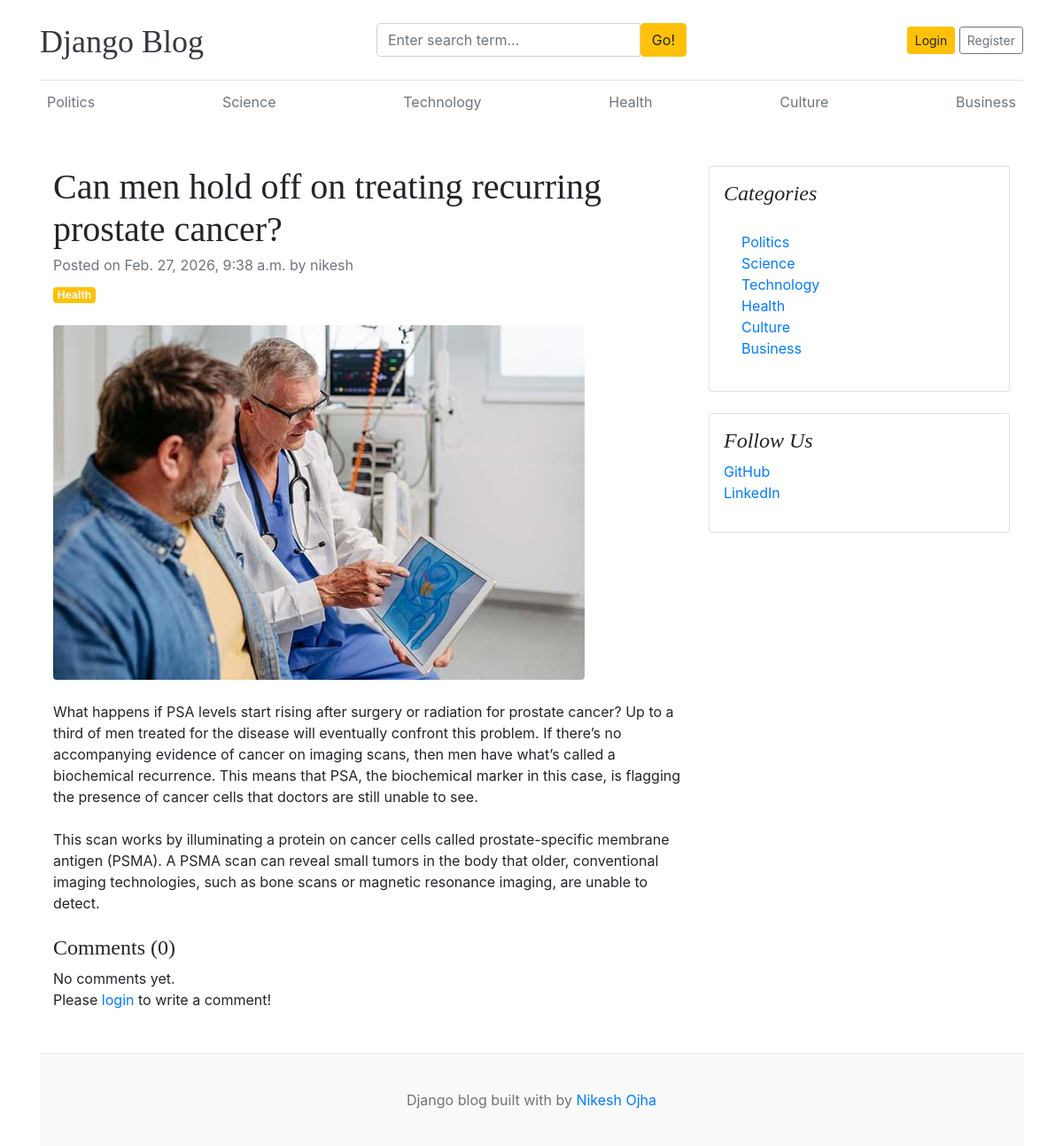
Page /blogs/can-men-hold-off-on-treating-recurring-prostate-cancer/ on the committed database.
### blogsapp/models.py (models this page shows, shortened)
class Category(models.Model):
    category_name = models.CharField(max_length=100, unique=True)
    created_at = models.DateTimeField(auto_now_add=True)
    updated_at = models.DateTimeField(auto_now=True)
    class Meta:
        verbose_name_plural = "categories"
    def __str__(self):
     return self.category_name

class Blog(models.Model):
        title = models.CharField(max_length=200)
        slug = models.SlugField(max_length=200, unique=True)
        category = models.ForeignKey(Category, on_delete=models.CASCADE)
        author = models.ForeignKey(User, on_delete=models.CASCADE)
        featured_image = models.ImageField(upload_to='uploads%Y/%m/%d/')
        short_description = models.TextField(max_length=500)
        blog_body = models.TextField(max_length=5000)
        status = models.CharField(max_length=20, choices=STATUS_CHOICES, default="Draft")
        is_featured = models.BooleanField(default=False)
        created_at = models.DateTimeField(auto_now_add=True)
        updated_at = models.DateTimeField(auto_now=True)

### ExtraFeatures/models.py (models this page shows, shortened)
class SocialLink(models.Model):
    platform = models.CharField(max_length=100)
    url = models.URLField()
    created_at = models.DateTimeField(auto_now_add=True)
    updated_at = models.DateTimeField(auto_now=True)
    class Meta:
        verbose_name_plural = 'Social Links'

### blogsapp/views.py (the view, shortened to what this page needs)
# urls.py: path('blogs/<slug:slug>/', Blogview.blogs, name='blogs'),
def blogs(request, slug):
    single_blog = get_object_or_404(Blog, slug=slug, status='Published')
    comments = Comment.objects.filter(blog=single_blog)
    comment_count = comments.count()
    context = {
        'single_blog': single_blog,
        'comments': comments,
        'comment_count': comment_count,
    }
    return render(request, 'blogs.html', context)

### blogsapp/context_processor.py (called while the page is built)
def get_categories(request):
    categories = Category.objects.all()
    return dict(categories=categories)

def get_social_links(request):
    social_links = SocialLink.objects.all()
    return dict(social_links=social_links)

### templates/blogs.html
{% extends 'base.html' %}
{% block content %}
<div class="container mt-5">
    <div class="row">
        <div class="col-lg-8">
            <article>
                <header class="mb-4">
                    <h1 class="fw-bolder mb-1">{{ single_blog.title }}</h1>
                    <div class="text-muted fst-italic mb-2">Posted on {{ single_blog.created_at }} by {{ single_blog.author }}</div>
                    <a class="badge bg-warning text-decoration-none text-light" href="#!">{{ single_blog.category }}</a>
                </header>
                <figure class="mb-4"><img class="img-fluid rounded" src="{{ single_blog.featured_image.url }}" alt="..." /></figure>
                <section class="mb-5">
                    <p class="fs-5 mb-4">{{ single_blog.short_description }}</p>
                    <p class="fs-5 mb-4">{{ single_blog.blog_body }}</p>
                    <h4>Comments ({{ comment_count }})</h4>
                    {% if comments %}
                        {% for comment in comments %}
                            <div class="card mt-1">
                                <div class="card-body">
                                    <p class="card-text mb-0">{{ comment }}</p>
                                    <span>
                                        <small>By {{ comment.user }}</small>
                                        <small>| {{ comment.created_at | timesince }} ago</small>
                                    </span>
                                </div>
                            </div>
                        {% endfor %}
                    {% else %}
                    No comments yet.
                    {% endif %}
                    <br>
                    <div class="form-group">
                        {% if user.is_authenticated %}
                        <form action="" method="POST">
                            {% csrf_token %}
                            <div class="form-group">
                                <textarea name="comment" class="form-control" placeholder="Write your comment"></textarea>
                                <input type="submit" value="Submit" class="btn btn-primary mt-2">
                            </div>
                        </form>
                        {% else %}
                        <p>Please <span><a href="{% url 'login' %}">login</a></span> to write a comment!</p>
                        {% endif %}
                    </div>
                </section>
            </article>
        </div>
        <div class="col-lg-4">
            <div class="card mb-4 p-3">
                <h4 class="font-italic">Categories</h4>
                <div class="card-body">
                    <div class="row">
                        <div class="col-sm-6">
                            <ul class="list-unstyled mb-0">
                                {% for cat in categories %}
                                <li><a href="{% url 'posts_by_category' cat.id %}">{{ cat.category_name }}</a></li>
                                {% endfor %}
                            </ul>
                        </div>
                    </div>
                </div>
            </div>
            {% if social_links %}
            <div class="card mb-4 p-3">
                <h4 class="font-italic">Follow Us</h4>
                <ol class="list-unstyled">
                    {% for i in social_links %}
                    <li><a href="{{ i.link }}" target="_blank">{{ i.platform }}</a></li>
                    {% endfor %}
                </ol>
            </div>
            {% endif %}
        </div>
    </div>
</div>
{% endblock %}

### templates/base.html (shortened to what this page needs)
{% load static %}
<!DOCTYPE html>
<html lang="en">
<head>
    <link href="https://getbootstrap.com/docs/4.0/dist/css/bootstrap.min.css" rel="stylesheet">
    <link href="{% static 'css/blog.css' %}" rel="stylesheet">
    <link rel="stylesheet" href="https://cdnjs.cloudflare.com/ajax/libs/font-awesome/4.7.0/css/font-awesome.min.css">
  </head>
<body>
    <div class="container">
      <header class="blog-header py-3">
        <div class="row flex-nowrap justify-content-between align-items-center">
          <div class="col-4 pt-1">
            <a class="blog-header-logo text-dark" href="/">Django Blog</a>
          </div>
          <div class="col-4">
            <form action="{% url 'search' %}" method="GET">
                 <div class="input-group">
                        <input class="form-control" type="text" name="keyword" value="{{ keyword }}" placeholder="Enter search term..." aria-label="Enter search term..." aria-describedby="button-search" />
                        <button type="submit" class="btn btn-warning" id="button-search" type="button">Go!</button>
                    </div>
              </form>
            </div>
          <div class="col-4 d-flex justify-content-end align-items-center">
            {% if not user.is_authenticated  %}
            <a class="btn btn-sm btn-warning" href= {% url "login" %}>Login</a> &nbsp;
            <a class="btn btn-sm btn-outline-secondary" href="{% url 'register' %}">Register</a>
            {% else %}
          <span><a href="{% url 'dashboard' %}">Dashboard</a></span>
            &emsp;
          <span><a href="{% url 'logout'%}">Logout</a></span>
             {% endif %}
          </div>
        </div>
      </header>
      <div class="nav-scroller py-1 mb-2">
        <nav class="nav d-flex justify-content-between">
          {% for cat in categories %}
          <a class="p-2 text-muted" href="{% url 'posts_by_category' cat.id %}">{{ cat.category_name }}</a>
          {% endfor %}
        </nav>
      </div>
{% block content %}
{% endblock %}
<footer class="blog-footer">
  <p>Django blog built with by <a href="#">Nikesh Ojha</a></p>
</footer>
</body>
</html>

### blogproject/static/css/blog.css (style rules this page uses)
.blog-header { border-bottom: 1px solid #e5e5e5; }
.blog-header-logo { font-family: "Playfair Display", Georgia, "Times New Roman", serif; font-size: 2.25rem; }
h1, h2, h3, h4, h5, h6 { font-family: "Playfair Display", Georgia, "Times New Roman", serif; }
.blog-footer { padding: 2.5rem 0; color: #727272; text-align: center; background-color: #f9f9f9; border-top: .05rem solid #e5e5e5; }
.blog-footer p:last-child { margin-bottom: 0; }

### rows in the picture
Category: category_name "Politics"
Category: category_name "Science"
Category: category_name "Technology"
Category: category_name "Health"
Category: category_name "Culture"
Category: category_name "Business"
Blog: title "Can men hold off on treating recurring prostate cancer?", created_at "Feb. 27, 2026, 9:38 a.m.", author "nikesh", category "Health", featured_image (picture), short_description "What happens if PSA levels start rising after surgery or radiation for prostate cancer? Up to a third of men treated for the disease will eventually confront this problem. If there’s no accompanying evidence of cancer on imaging scans, then men have what’s called a biochemical recurrence. This means that PSA, the biochemical marker in this case, is flagging the presence of cancer cells that doctors are still unable to see.", blog_body "This scan works by illuminating a protein on cancer cells called prostate-specific membrane antigen (PSMA). A PSMA scan can reveal small tumors in the body that older, conventional imaging technologies, such as bone scans or magnetic resonance imaging, are unable to detect."
SocialLink: platform "GitHub"
SocialLink: platform "LinkedIn"

### other values in the picture
{{ comment_count }} "0"
